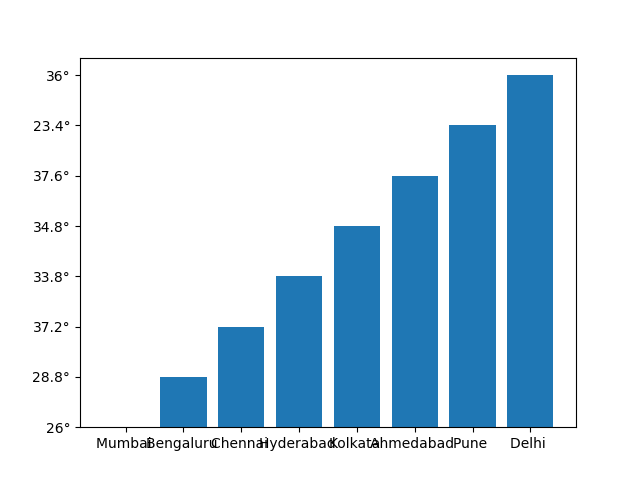

Generate this figure with Python:
import pandas as pd
import matplotlib.pyplot as plt
import requests
from bs4 import BeautifulSoup


page2=requests.get('https://mausam.imd.gov.in/',headers = {
        'user-agent': 'Mozilla/5.0 (Macintosh; Intel Mac OS X 10_11_6) AppleWebKit/537.36 (KHTML, like Gecko) Chrome/56.0.2924.87 Safari/537.36',
    })
soup = BeautifulSoup(page2.content,'html.parser')
html=list(soup.children)[3]
body=list(html.children)[3]
divs=body.findAll('div')
tem=divs[0].findAll(id="temperature")
hum=divs[0].findAll(id="temperature1")
weather=body.findAll(id="city_weather")
wind=weather[0].findAll('li')
t=weather[0].findAll('small')
air=wind[0].getText()
todayTemp=tem[0].getText()
todayHum=hum[0].getText()
time=t[0].getText()
print("Delhi's Weather")
print("Temperature",todayTemp)
print("Humidity", todayHum)
print("Wind Flow:",air)
print(time)


today=soup.findAll('div',class_='capital')
citi=[]
tempp=[]
airr=[]
humid=[]
for i in range(0,8):
    cities=today[i].findAll('h3')
    city = cities[0].getText()
    citi.append(city)
    temp=today[i].findAll('p',class_="now")
    temps=temp[0].getText()
    tempp.append(temps)
    air=today[i].findAll('p',class_="wind")
    airs=air[0].getText()
    airr.append(airs)
    humo=today[i].findAll('span',class_="max")
    humos=humo[0].getText()
    humid.append(humos)

plt.ylim=[0,50]
plt.bar(citi,tempp)
plt.show()
